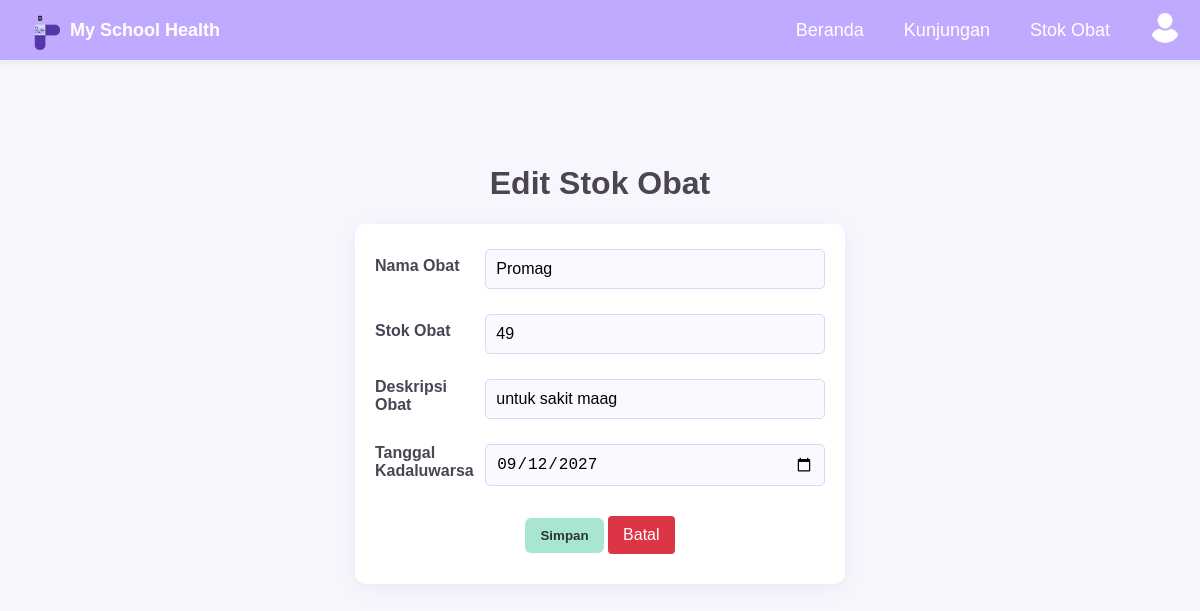
The app's page /edit_obat.php?id_obat=1 with its own data.
### tables this page shows
CREATE TABLE `stok_obat` (
  `id_obat` int(11) NOT NULL,
  `nama_obat` varchar(255) NOT NULL,
  `stok_obat` int(11) NOT NULL,
  `deskripsi_obat` varchar(255) NOT NULL,
  `tanggal_kadaluwarsa` date NOT NULL
);

### edit_obat.php (the view, shortened to what this page needs)
<?php
include 'koneksi.php';
$id_obat = isset($_GET['id_obat']) ? (int)$_GET['id_obat'] : 0;
$query = "SELECT * FROM stok_obat WHERE id_obat = $id_obat";
$result = mysqli_query($koneksi, $query);
if (mysqli_num_rows($result) > 0) {
    $data = mysqli_fetch_assoc($result);
} else {
    echo "Data tidak ditemukan!";
    exit;
}
?>
<!DOCTYPE html>
<html lang="en">
<head>
    <link rel="stylesheet" href="style.css">
</head>
<nav>
  <div class="logo-website">
    <img src="img/logo.png" alt="Logo">
    <span>My School Health</span>
  </div>
  <ul>
    <li>
      <a href="index.php">Beranda</a>
    </li>
    <li class="dropdown">
      <a href="#">Kunjungan</a>
    </li>
    <li class="dropdown">
      <a href="#">Stok Obat</a>
    </li>
    <li>
      <a href="#" class="profile">
          <img src="img/user.png" alt="user">
      </a>
    </li>
  </ul>
</nav>
<br></br>
<br></br>
<br></br>
<br></br>
<body>
    <h1>Edit Stok Obat</h1>
    <div class="tambah-stok-obat">
        <div class="form-container">
            <form method="POST" action="update_obat.php">
                <div class="form-group">
                    <label for="nama_obat">Nama Obat</label>
                    <input type="text" id="nama_obat" name="nama_obat" value="<?php echo htmlspecialchars($data['nama_obat']); ?>" required>
                </div>
                <div class="form-group">
                    <label for="stok_obat">Stok Obat</label>
                    <input type="number" id="stok_obat" name="stok_obat" value="<?php echo htmlspecialchars($data['stok_obat']); ?>" min="0" required>
                </div>
                <div class="form-group">
                    <label for="deskripsi_obat">Deskripsi Obat</label>
                    <input type="text" id="deskripsi_obat" name="deskripsi_obat" value="<?php echo htmlspecialchars($data['deskripsi_obat']); ?>" required>
                </div>
                <div class="form-group">
                    <label for="tanggal_kadaluwarsa">Tanggal Kadaluwarsa</label>
                    <input type="date" id="tanggal_kadaluwarsa" name="tanggal_kadaluwarsa" value="<?php echo $data['tanggal_kadaluwarsa']; ?>" required>
                </div>
                <center>
                    <input type="submit" name="proses" value="Simpan" onClick="return confirm('Simpan data?');">
                    <span> <a href="editstokobat.php" class="button-batal">Batal</a></span>
                </center>
            </form>
        </div>
    </div>
</body>
</body>
</html>

### style.css (style rules this page uses)
nav { display: flex; justify-content: space-between; align-items: center; background-color: #bfaaff; padding: 10px 20px; position: fixed; top: 0; width: 100%; z-index: 1; box-shadow: 0 4px 6px rgba(0, 0, 0, 0.05); flex-wrap: wrap; }
.logo-website { display: flex; align-items: center; }
.logo-website img { width: 40px; height: 40px; margin-right: 10px; }
.logo-website span { font-size: 18px; font-weight: bold; color: #ffffff; }
ul { list-style: none; margin: 0; padding: 0; display: flex; align-items: center; }
li { position: relative; margin-right: 20px; }
a { color: #ffffff; text-decoration: none; padding: 5px 10px; transition: background-color 0.3s, color 0.3s; font-size: 18px; }
.profile img { width: 30px; height: 30px; border-radius: 50%; margin-right: 10px; }
body { font-family: 'Lucida Sans', 'Lucida Sans Regular', 'Lucida Grande', 'Lucida Sans Unicode', Geneva, Verdana, sans-serif, sans-serif; margin: 0; padding: 0; background-color: #f7f6fc; }
h1 { text-align: center; color: #4b4453; }
.form-container { background-color: #ffffff; padding: 20px; border-radius: 8px; box-shadow: 0 4px 12px rgba(140, 122, 230, 0.08); max-width: 450px; margin: auto; }
.form-group { display: flex; align-items: center; margin-bottom: 15px; }
label { width: 30%; margin-right: 10px; color: #4b4453; font-weight: 500; }
input[type="text"], input[type="date"], input[type="number"], select, textarea { width: 100%; padding: 10px; margin: 5px 0; display: inline-block; border: 1px solid #dcd6f7; border-radius: 6px; box-sizing: border-box; font-size: 16px; background-color: #fbf9ff; }
input[type="submit"], button[type="submit"] { background-color: #a8e6cf; color: #2d3436; border: none; padding: 10px 15px; border-radius: 6px; cursor: pointer; transition: background-color 0.3s; font-weight: 600; }
span a { color: #e056fd; text-decoration: none; }
.tambah-stok-obat .form-container { width: 80%; margin: auto; background-color: #ffffff; padding: 20px; border-radius: 10px; box-shadow: 0px 4px 15px rgba(140, 122, 230, 0.1); }
.tambah-stok-obat .form-group { margin-bottom: 15px; }
.tambah-stok-obat .form-group label { display: block; margin-bottom: 5px; font-weight: bold; color: #4b4453; }
.tambah-stok-obat .form-group input, .tambah-stok-obat .form-group textarea { width: 100%; padding: 10px; border: 1px solid #dcd6f7; border-radius: 5px; background-color: #fbf9ff; }

### edit_obat.php (style rules this page uses)
.button-batal { background-color: #dc3545; color: rgb(255, 255, 255); padding: 10px 15px; text-align: center; text-decoration: none; display: inline-block; margin: 10px 0; cursor: pointer; border-radius: 4px; font-size: 16px; transition: background-color 0.3s ease; }

### records on screen
stok_obat: nama_obat "Promag", stok_obat "49", deskripsi_obat "untuk sakit maag", tanggal_kadaluwarsa "09/12/2027"
